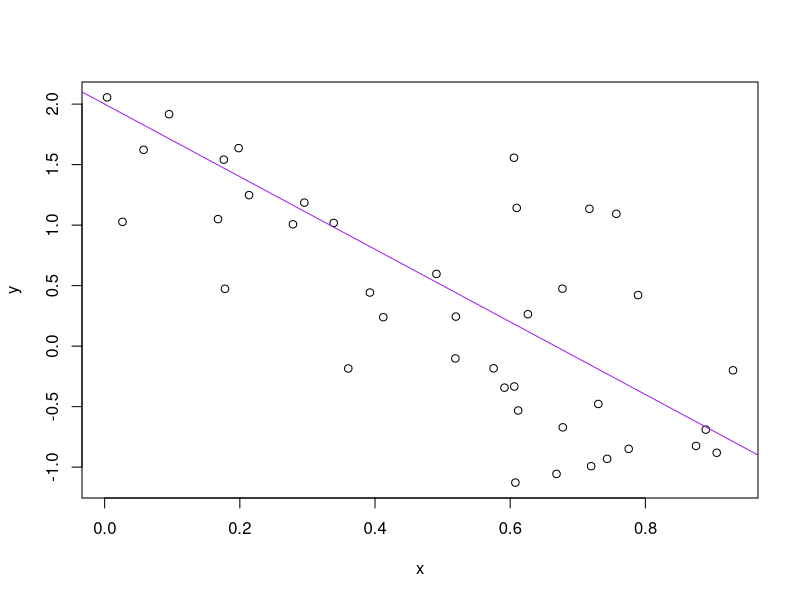

The R script that drew this image:

n<-40
a <- 2
b <- -3
sig_sq <- 0.5
x <- runif(n)
y <- a + b * x + rnorm(n, sd = sqrt(sig_sq))
(avg_x <- mean(x))

#this will output average and the plot
write(avg_x, "avg_x.txt")
plot(x, y)
abline(a, b, col = "purple")

dev.print(pdf,"toy_line_plot.pdf")